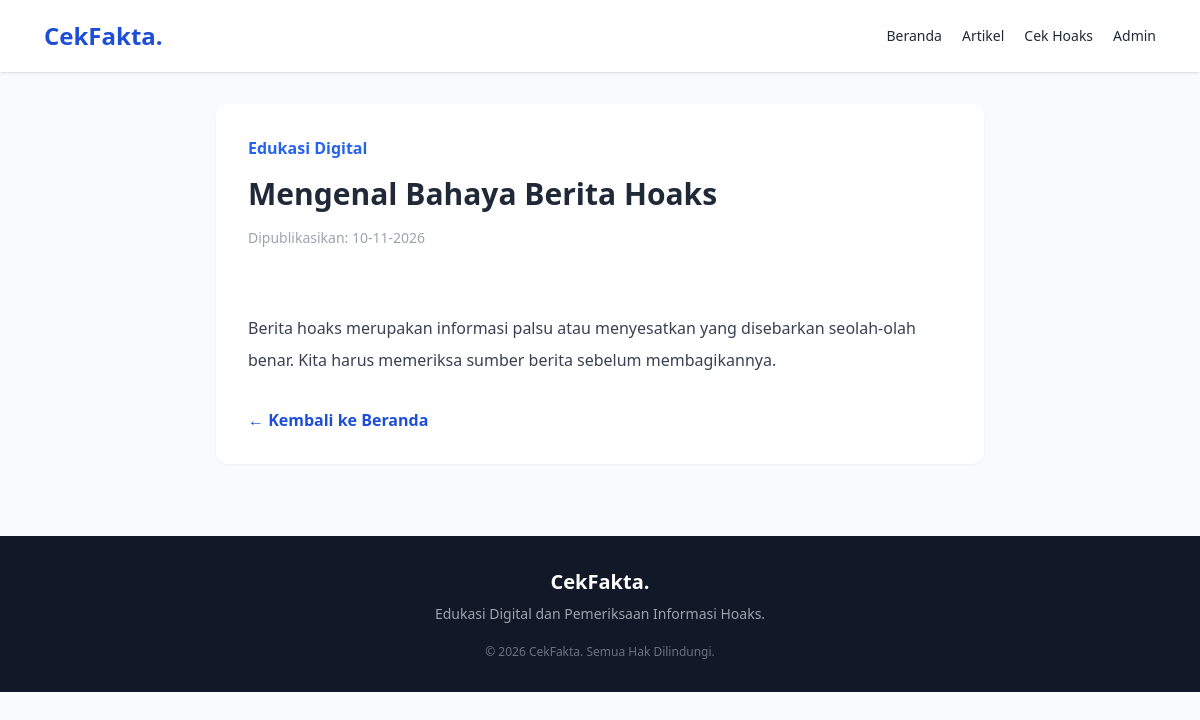
/artikel.php?id=1, run on the app's committed database.
### tables this page shows
CREATE TABLE articles (
    id INT AUTO_INCREMENT PRIMARY KEY,
    title VARCHAR(255) NOT NULL,
    category VARCHAR(100) NOT NULL,
    excerpt TEXT,
    content LONGTEXT NOT NULL,
    created_at TIMESTAMP DEFAULT CURRENT_TIMESTAMP
);

### includes/function.php (called while the page is built, shortened)
<?php
function aman($data) {
    return htmlspecialchars(
        $data ?? '',
        ENT_QUOTES,
        'UTF-8'
    );
}
?>

### artikel.php (the view, shortened to what this page needs)
<?php
require_once 'config/database.php';
require_once 'includes/function.php';
$id = filter_input(INPUT_GET, 'id', FILTER_VALIDATE_INT);
$stmt = $pdo->prepare(
    "SELECT * FROM articles WHERE id = ?"
);
$stmt->execute([$id]);
$article = $stmt->fetch(PDO::FETCH_ASSOC);
include 'includes/header.php';
?>
<?php if ($article): ?>
<article class="max-w-3xl mx-auto bg-white p-8 rounded-xl shadow-sm">
    <span class="text-blue-600 font-semibold">
        <?= aman($article['category']) ?>
    </span>
    <h1 class="text-3xl font-bold mt-4 mb-4">
        <?= aman($article['title']) ?>
    </h1>
    <p class="text-gray-400 text-sm mb-8">
        Dipublikasikan:
        <?= date('d-m-Y', strtotime($article['created_at'])) ?>
    </p>
    <div class="text-gray-700 leading-8 whitespace-pre-line">
        <?= aman($article['content']) ?>
    </div>
    <a href="index.php"
       class="inline-block mt-8 text-blue-700 font-semibold">
        ← Kembali ke Beranda
    </a>
</article>
<?php else: ?>
<p class="text-center text-red-600">
    Artikel tidak ditemukan.
</p>
<?php endif; ?>
<?php include 'includes/footer.php'; ?>

### data on the page
articles: category "Edukasi Digital", title "Mengenal Bahaya Berita Hoaks", created_at "10-11-2026", content "Berita hoaks merupakan informasi palsu atau menyesatkan yang disebarkan seolah-olah benar. Kita harus memeriksa sumber berita sebelum membagikannya."
